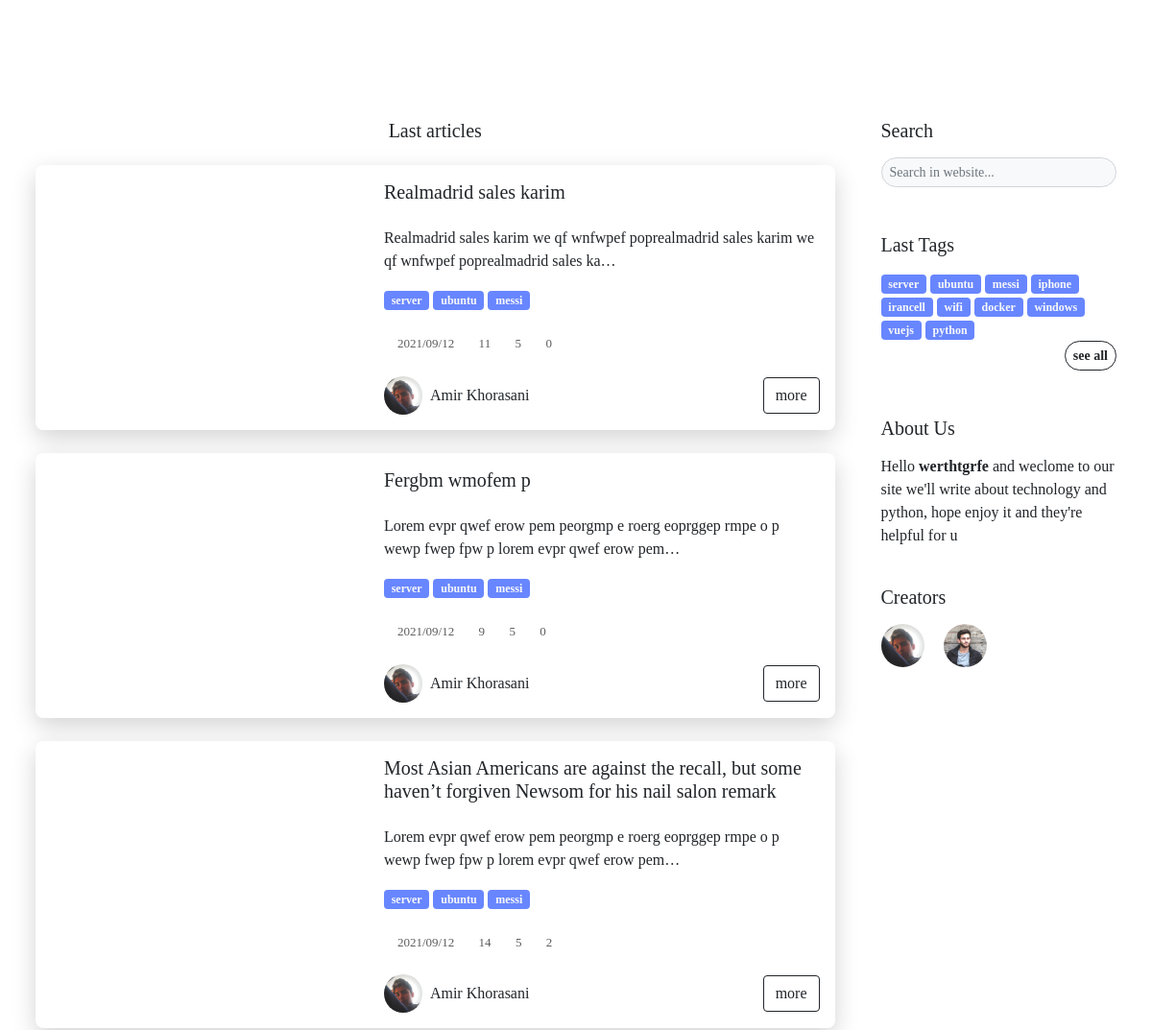
The app's page / (middle part), older data.
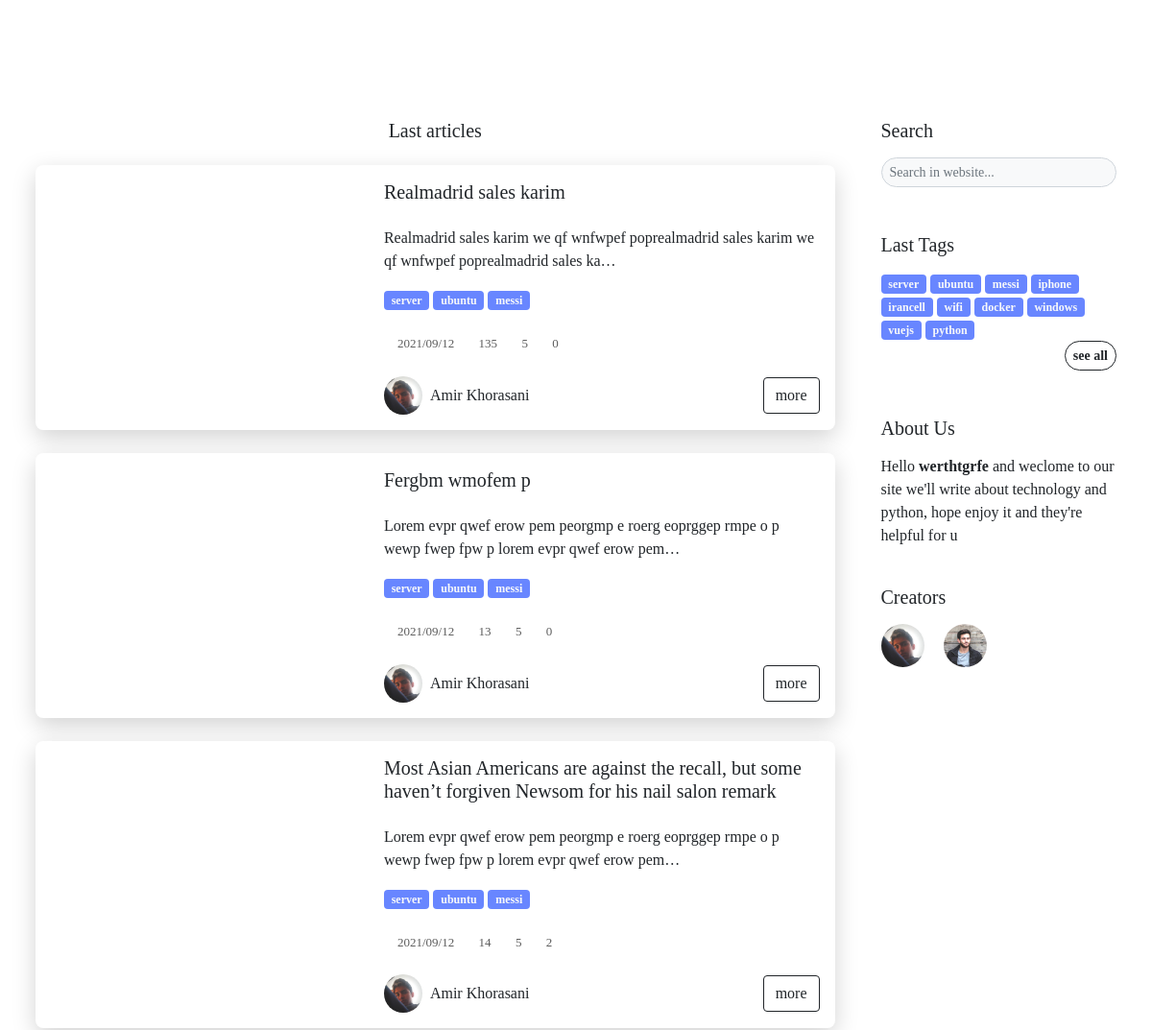
The same page, newer data.
### blog/models.py (models this page shows, shortened)
class Article(models.Model):
    title_en   = models.CharField(max_length=200) # english title
    title_fa   = models.CharField(max_length=200) # persian title
    desc_en    = models.TextField() # english description for article in home
    desc_fa    = models.TextField() # persian description for article in home
    body_en    = RichTextUploadingField() # english body
    body_fa    = RichTextUploadingField() # persian body
    slug       = models.SlugField(max_length=100,unique=True) # slug of the article
    short_slug = models.SlugField(editable=False) # auto created in auto_slug_article function
    views      = models.IntegerField(default=0) # number of views this article
    status     = models.BooleanField(default=True) # article status => true:publish , false:draft
    created    = models.DateTimeField(auto_now_add=True) # auto complete created time
    updated    = models.DateTimeField(auto_now=True) # auto compelete last update
    author     = models.ForeignKey(User,editable=False,null=True,on_delete=models.SET_NULL) # auto delete article on delete author
    category   = models.ManyToManyField(Category,blank=True,related_name='articles') # article categories
    thumbnail  = models.ImageField(upload_to='thumbnails') # article thumbnail in post card and main page
    readtime   = models.IntegerField(default=0) # suggested time for readnig the article
    class Meta:
        verbose_name_plural = 'Articles'
        ordering            = ['-created'] # for new to old sorting in admin panel
    objects = ArticleManager() # set managers for this class
    def simple_created(self):
        return self.created.strftime("%Y/%m/%d")
    simple_created.short_description = "created"

class User(AbstractUser):
    thumbnail     = models.ImageField(upload_to='creators',default='creators/default.png')
    telegram      = models.URLField(null=True,blank=True)
    instagram     = models.URLField(null=True,blank=True)
    github        = models.URLField(null=True,blank=True)
    user_page_url = models.CharField(max_length=200)
    desc          = RichTextField(null=True)
    skills        = models.CharField(max_length=500,null=True)

### blog/views.py (the view)
# urls.py: path('',Home,name='home'),
def Home(request):
    articles_query     = Article.objects.active()     # get all active articles
    articles_latest    = articles_query.order_by('-created')[:3]  # get 3 latest articles
    articles_mostvisit = articles_query.order_by('-views')[:3]    # get 3 most visited articles
    context = {
        'latest_articles':articles_latest,
        'most_viewed_articles':articles_mostvisit,
    }
    return render(request,'home.html',context)

### blog/models.py (called while the page is built)
	def active(self):
		return self.filter(status=True)

    def active(self):
        return self.filter(status=True)

    def active(self):
        return self.filter(status=True)

### blog/templatetags/template_tags.py (called while the page is built)
@register.simple_tag
def author_full_name(author):
    if author.first_name:
        return f'{author.first_name.capitalize()} {author.last_name.capitalize()}'
    else:
        return author.username.capitalize()

@register.simple_tag
def site_setting(value):
    try:
        return contents.data_set[value]
    except:
        pass

@register.inclusion_tag('partials/col_4_about.html')
def col_4_about():
    return {
        'col_4_about': contents.data_set['about']
    }

@register.inclusion_tag('partials/col_4_social.html')
def col_4_social():
    creators = User.objects.filter(is_superuser=True)
    return {
            'creators': creators,
        }

### template/home.html (shortened to what the changed rows need)
{% load static %}
{% load template_tags %}
<!DOCTYPE html>
<html lang="en">
<head>
    <link rel="stylesheet" href="{% static 'blog/css/swiper.min.css' %}">
    <link rel="stylesheet" href="{% static 'blog/css/bootstrap.css' %}">
    <link rel="stylesheet" href="{% static 'blog/fontawesome-free-5.15.3-web/css/all.css' %}">
    <link rel="stylesheet" href="{% static 'blog/css/custom.css' %}">
    <link rel="stylesheet" href="{% static 'blog/css/responsiv.css' %}">
    <link rel="stylesheet" href="{% static 'blog/css/pages/index.css' %}">
</head>
<body data-src="/media/img/header.jpg">
    <main class="py-5">
        <div class="container">
            <div class="row gx-md-5">
                <div class="col-md-8 col-lg-9">
                    <section>
                        {% for article in latest_articles %}
                        <div class="card rounded my-4 overflow-hidden">
                            <div class="row g-0">
                                <div class="col-lg-6 col-xl-5 p-3">
                                    <div class="img-card h-100 rounded" data-src="'{{ article.thumbnail.url }}'"></div>
                                </div>
                                <div class="col-lg-6 col-xl-7 p-3">
                                    <h5 class="pb-3">
                                        {{ article.title_en|capfirst }}
                                    </h5>
                                    <p class="mb-3">
                                        {{ article.desc_en|capfirst|safe|truncatechars:100 }}
                                    </p>
                                    {% for category in article.category.active %}
                                    <a href="{% url 'blog:tag' category.slug %}" class="badge bg-info text-light text-decoration-none">
                                            {{ category.name_en|lower }}
                                        </a> {% endfor %}
                                    <div class="icons-card pt-2 mt-3">
                                        <div class="d-inline-flex w-auto align-items-center flex-wrap">
                                            <i class="fas fa-calendar"></i>
                                            <p class="m-0 ps-1 pe-2">{{ article.created|date:'Y/m/d' }}</p>
                                        </div>
                                        <div class="d-inline-flex w-auto align-items-center flex-wrap">
                                            <i class="fas fa-eye"></i>
                                            <p class="m-0 ps-1 pe-2">{{ article.views }}</p>
                                        </div>
                                        <div class="d-inline-flex w-auto align-items-center flex-wrap">
                                            <i class="fas fa-clock"></i>
                                            <p class="m-0 ps-1 pe-2">{{ article.readtime }}</p>
                                        </div>
                                        <div class="d-inline-flex w-auto align-items-center flex-wrap">
                                            <i class="fas fa-comment"></i>
                                            <p class="m-0 ps-1 pe-2">{{ article.comments.active|length }}</p>
                                        </div>
                                    </div>
                                    <div class="d-flex align-items-center justify-content-between flex-wrap">
                                        <a href="/{{ article.author.user_page_url }}" class="pe-3 text-decoration-none mt-4 text-dark d-inline-flex align-items-center">
                                            <img src="{{ article.author.thumbnail.url }}" class="img-sm rounded-pill" alt="">
                                            <div class="px-2">
                                                <span>
                                                        {% author_full_name article.author %}
                                                    </span>
                                            </div>
                                        </a>
                                        <a href="{% url 'blog:article_slug' article.slug %}" class="btn btn-outline-dark d-block ms-auto mt-4">
                                                more
                                            </a>
                                    </div>
                                </div>
                            </div>
                        </div>
                        {% endfor %}
                    </section>
                </div>
            </div>
        </div>
    </main>
</body>
</html>

Row changes from the older to the newer data that the page shows:
changed Article "Realmadrid sales karim": views "11" → "135"
changed Article "Fergbm wmofem p": views "9" → "13"
